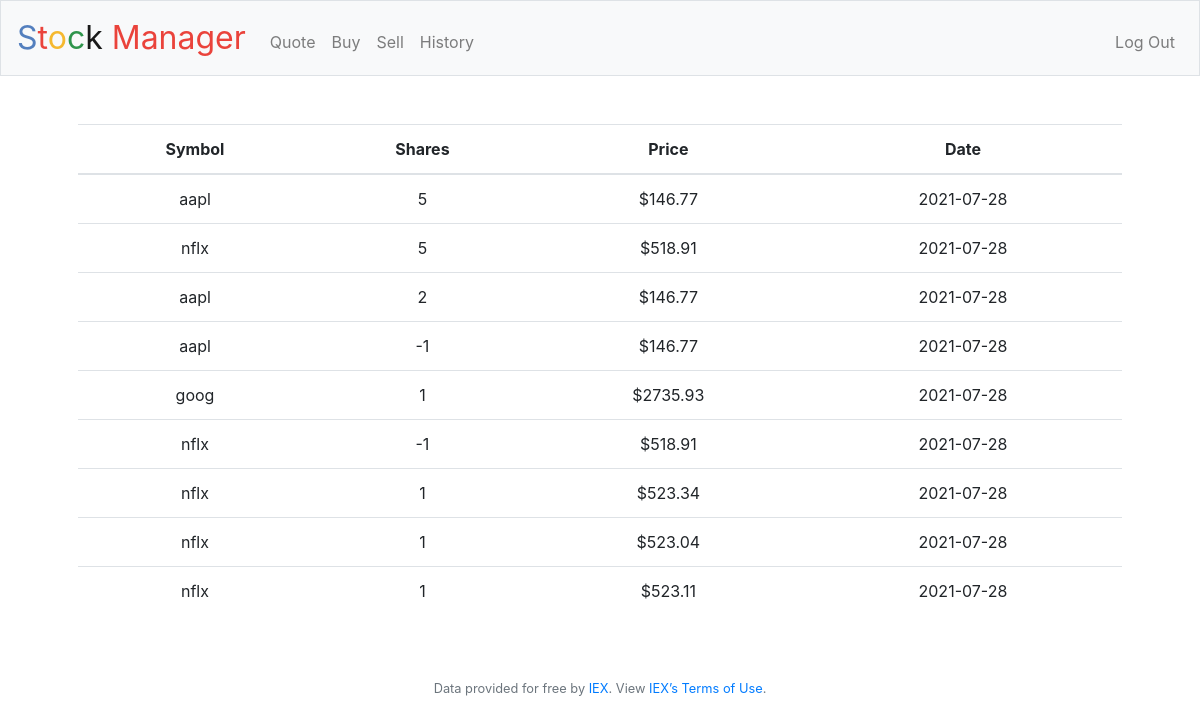
Screenshot of /history (signed in) with the database file from the repository.
### tables this page shows
CREATE TABLE transactions (id INTEGER PRIMARY KEY, symbol TEXT NOT NULL, name TEXT NOT NULL, shares INTEGER NOT NULL, price NUMERIC NOT NULL, date DATE NOT NULL, user_id INTEGER, 'type' char(4), FOREIGN KEY (user_id) REFERENCES users(id));

### application.py (the view)
@app.route("/history")
@login_required
def history():
    transactions = db.execute("SELECT * FROM transactions WHERE user_id = (?)", session["user_id"])
    return render_template("history.html", transactions=transactions)
    return apology("TODO")

### application.py (called while the page is built)
@app.after_request
def after_request(response):
    response.headers["Cache-Control"] = "no-cache, no-store, must-revalidate"
    response.headers["Expires"] = 0
    response.headers["Pragma"] = "no-cache"
    return response

### helpers.py (called while the page is built)
def login_required(f):
    @wraps(f)
    def decorated_function(*args, **kwargs):
        if session.get("user_id") is None:
            return redirect("/login")
        return f(*args, **kwargs)
    return decorated_function

### templates/history.html (shortened to what this page needs)
{% extends "layout.html" %}
{% block main %}
    <table class="table table striped">
        <thead>
            <tr>
                <th>Symbol</th>
                <th>Shares</th>
                <th>Price</th>
                <th>Date</th>
            </tr>
        </thead>
        <tbody>
            {% for row in transactions %}
                <tr>
                    <td>{{ row.symbol }}</td>
                    <td>{{ row.shares }}</td>
                    <td>${{ row.price }}</td>
                    <td>{{ row.date }}</td>
                </tr>
            {% endfor %}
        </tbody>
    </table>
{% endblock %}

### templates/layout.html (shortened to what this page needs)
<!DOCTYPE html>
<html lang="en">
    <head>
        <link rel="stylesheet" href="https://cdn.jsdelivr.net/npm/bootstrap@4.5.3/dist/css/bootstrap.min.css">
        <link href="/static/styles.css" rel="stylesheet">
    </head>
    <body>
        <nav class="navbar navbar-expand-md navbar-light bg-light border">
            <a class="navbar-brand" href="/"><span class="blue">S</span><span class="red">t</span><span class="yellow">o</span><span class="green">c</span><span class="purple">k</span> <span class="red">Manager</span></a>
            <div class="collapse navbar-collapse" id="navbar">
                {% if session.user_id %}
                    <ul class="navbar-nav mr-auto mt-2">
                        <li class="nav-item"><a class="nav-link" href="/quote">Quote</a></li>
                        <li class="nav-item"><a class="nav-link" href="/buy">Buy</a></li>
                        <li class="nav-item"><a class="nav-link" href="/sell">Sell</a></li>
                        <li class="nav-item"><a class="nav-link" href="/history">History</a></li>
                    </ul>
                    <ul class="navbar-nav ml-auto mt-2">
                        <li class="nav-item"><a class="nav-link" href="/logout">Log Out</a></li>
                    </ul>
                {% else %}
                    <ul class="navbar-nav ml-auto mt-2">
                        <li class="nav-item"><a class="nav-link" href="/register">Register</a></li>
                        <li class="nav-item"><a class="nav-link" href="/login">Log In</a></li>
                    </ul>
                {% endif %}
            </div>
        </nav>
        <main class="container p-5">
            {% block main %}{% endblock %}
        </main>
        <footer class="small text-center text-muted">
            Data provided for free by <a href="https://iextrading.com/developer">IEX</a>. View <a href="https://iextrading.com/api-exhibit-a/">IEX’s Terms of Use</a>.
        </footer>
    </body>
</html>

### static/styles.css (style rules this page uses)
nav .navbar-brand { font-size: xx-large; }
nav .navbar-brand .blue { color: #537fbe; }
nav .navbar-brand .red { color: #ea433b; }
nav .navbar-brand .yellow { color: #f5b82e; }
nav .navbar-brand .green { color: #2e944b; }
main { overflow-x: auto; text-align: center; }

### rows the page displays
transactions: symbol "aapl", shares "5", price "146.77", date "2021-07-28"
transactions: symbol "nflx", shares "5", price "518.91", date "2021-07-28"
transactions: symbol "aapl", shares "2", price "146.77", date "2021-07-28"
transactions: symbol "aapl", shares "-1", price "146.77", date "2021-07-28"
transactions: symbol "goog", shares "1", price "2735.93", date "2021-07-28"
transactions: symbol "nflx", shares "-1", price "518.91", date "2021-07-28"
transactions: symbol "nflx", shares "1", price "523.34", date "2021-07-28"
transactions: symbol "nflx", shares "1", price "523.04", date "2021-07-28"
transactions: symbol "nflx", shares "1", price "523.11", date "2021-07-28"
